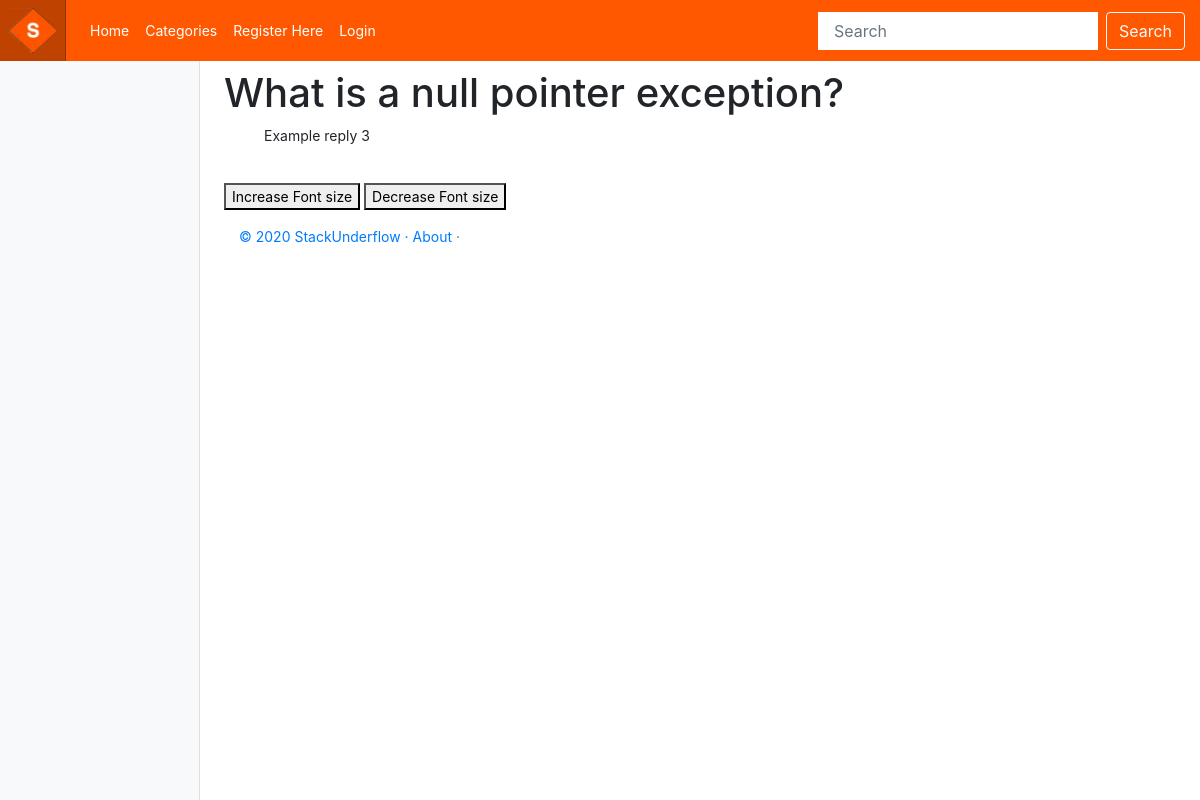
Screenshot of /stack_underflow/category/what-is-a-null-pointer-exception/show_thread/ with the database file from the repository.
### stack_underflow/models.py (models this page shows, shortened)
class Thread(models.Model):
    category = models.ForeignKey(Category, on_delete=models.CASCADE)
    question = models.CharField(max_length=128, unique=True)
    replies = models.IntegerField(default=0)
    created_at = models.DateTimeField(auto_now_add=True)
    slug = models.SlugField(unique=True)

class Reply(models.Model):
    thread = models.ForeignKey(Thread, on_delete=models.CASCADE)
    text = models.CharField(max_length=2000)
    class Meta:
        verbose_name_plural = 'Replies'

### stack_underflow/views.py (the view)
# urls.py: path('category/<slug:thread_question_slug>/show_thread/', views.show_thread, name='show_thread'),
def show_thread(request, thread_question_slug):
    context_dict = {}
    try:
        thread = Thread.objects.get(slug=thread_question_slug)
        replies = Reply.objects.filter(thread=thread)
        context_dict['replies'] = replies
        context_dict['thread'] = thread
    except Thread.DoesNotExist:
        context_dict['replies'] = None
        context_dict['thread'] = None
    return render(request, 'stack_underflow/thread.html', context=context_dict)

### templates/stack_underflow/thread.html (shortened to what this page needs)
<!DOCTYPE html>
{% extends 'stack_underflow/base.html' %}
{% load staticfiles %}
{% block body_block %}
	{% if thread %}
	<h1>{{ thread.question }}</h1>
		{% if replies %}
	<ul id = "js">
		{% for reply in replies %}
		{{ reply.text }}  <br />
		{{ reply.created_at }} <br />
		{% endfor %}
	</ul>
		{% endif %}
	{% else %}
	<strong> No replies for this thread.</strong>
	{% endif %}
<button type="button" onclick="inceraseFont()">Increase Font size</button>
<button type="button" onclick="decreaseFont()">Decrease Font size</button>
{% endblock %}

### static/css/stack_underflow.css (style rules this page uses)
body { font-size: .875rem; }

### rows the page displays
Thread: question "What is a null pointer exception?"
Reply: text "Example reply 3"
